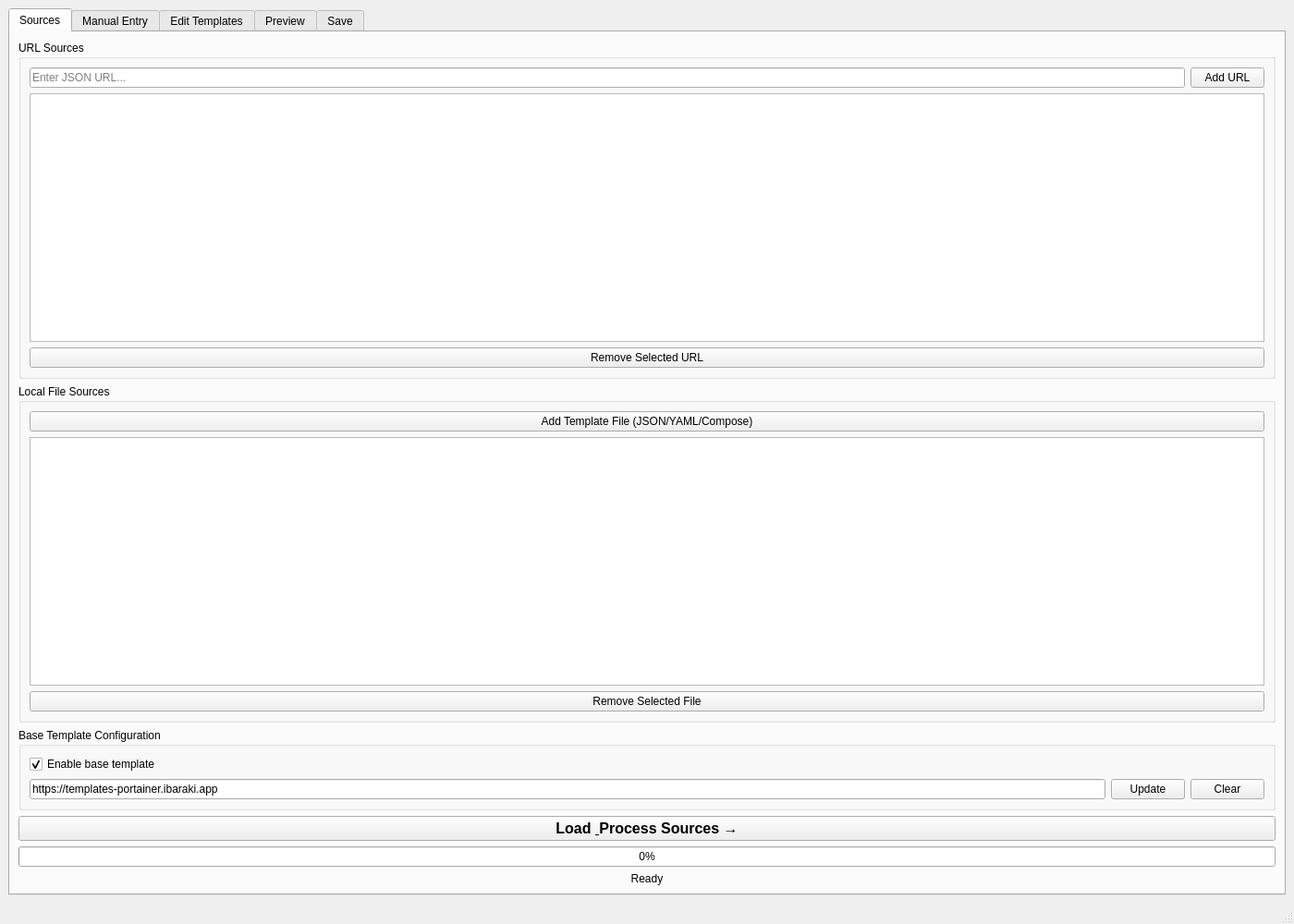
<?xml version="1.0" encoding="UTF-8"?>
<ui version="4.0">
 <class>MainWindow</class>
 <widget class="QMainWindow" name="MainWindow">
  <property name="geometry">
   <rect>
    <x>0</x>
    <y>0</y>
    <width>1400</width>
    <height>1000</height>
   </rect>
  </property>
  <property name="windowTitle">
   <string>JSON Template Combiner</string>
  </property>
  <widget class="QWidget" name="centralwidget">
   <layout class="QVBoxLayout" name="verticalLayout">
    <item>
     <widget class="QTabWidget" name="tabWidget">
      <property name="currentIndex">
       <number>0</number>
      </property>

      <!-- TAB 1: SOURCES -->
      <widget class="QWidget" name="sourcesTab">
       <attribute name="title">
        <string>Sources</string>
       </attribute>
       <layout class="QVBoxLayout" name="sourcesLayout">
        <item>
         <widget class="QGroupBox" name="urlSourcesGroup">
          <property name="title">
           <string>URL Sources</string>
          </property>
          <layout class="QVBoxLayout">
           <item>
            <layout class="QHBoxLayout">
             <item>
              <widget class="QLineEdit" name="urlLineEdit">
               <property name="placeholderText">
                <string>Enter JSON URL...</string>
               </property>
              </widget>
             </item>
             <item>
              <widget class="QPushButton" name="addUrlButton">
               <property name="text">
                <string>Add URL</string>
               </property>
              </widget>
             </item>
            </layout>
           </item>
           <item>
            <widget class="QListWidget" name="urlListWidget">
             <property name="minimumHeight">
              <number>100</number>
             </property>
            </widget>
           </item>
           <item>
            <widget class="QPushButton" name="removeUrlButton">
             <property name="text">
              <string>Remove Selected URL</string>
             </property>
            </widget>
           </item>
          </layout>
         </widget>
        </item>
        <item>
         <widget class="QGroupBox" name="fileSourcesGroup">
          <property name="title">
           <string>Local File Sources</string>
          </property>
          <layout class="QVBoxLayout">
           <item>
            <widget class="QPushButton" name="addFileButton">
             <property name="text">
              <string>Add Template File (JSON/YAML/Compose)</string>
             </property>
            </widget>
           </item>
           <item>
            <widget class="QListWidget" name="fileListWidget">
             <property name="minimumHeight">
              <number>100</number>
             </property>
            </widget>
           </item>
           <item>
            <widget class="QPushButton" name="removeFileButton">
             <property name="text">
              <string>Remove Selected File</string>
             </property>
            </widget>
           </item>
          </layout>
         </widget>
        </item>
        <item>
         <widget class="QGroupBox" name="baseTemplateGroup">
          <property name="title">
           <string>Base Template Configuration</string>
          </property>
          <layout class="QVBoxLayout">
           <item>
            <widget class="QCheckBox" name="baseTemplateEnabledCheckBox">
             <property name="text">
              <string>Enable base template</string>
             </property>
             <property name="checked">
              <bool>true</bool>
             </property>
            </widget>
           </item>
           <item>
            <layout class="QHBoxLayout">
             <item>
              <widget class="QLineEdit" name="baseTemplateUrlLineEdit">
               <property name="text">
                <string>https://templates-portainer.ibaraki.app</string>
               </property>
              </widget>
             </item>
             <item>
              <widget class="QPushButton" name="updateBaseTemplateButton">
               <property name="text">
                <string>Update</string>
               </property>
              </widget>
             </item>
             <item>
              <widget class="QPushButton" name="clearBaseTemplateButton">
               <property name="text">
                <string>Clear</string>
               </property>
              </widget>
             </item>
            </layout>
           </item>
          </layout>
         </widget>
        </item>
        <item>
         <widget class="QPushButton" name="processButton">
          <property name="text">
           <string>Load &amp; Process Sources →</string>
          </property>
          <property name="minimumHeight">
           <number>40</number>
          </property>
          <property name="font">
           <font>
            <pointsize>12</pointsize>
            <weight>75</weight>
            <bold>true</bold>
           </font>
          </property>
         </widget>
        </item>
        <item>
         <widget class="QProgressBar" name="progressBar">
          <property name="value">
           <number>0</number>
          </property>
         </widget>
        </item>
        <item>
         <widget class="QLabel" name="statusLabel">
          <property name="text">
           <string>Ready</string>
          </property>
          <property name="alignment">
           <set>Qt::AlignCenter</set>
          </property>
         </widget>
        </item>
       </layout>
      </widget>

      <!-- TAB 2: MANUAL ENTRY -->
      <widget class="QWidget" name="manualEntryTab">
       <attribute name="title">
        <string>Manual Entry</string>
       </attribute>
       <layout class="QHBoxLayout" name="manualEntryLayout">
        <item>
         <widget class="QScrollArea" name="manualEntryScrollLeft">
          <property name="widgetResizable">
           <bool>true</bool>
          </property>
          <widget class="QWidget" name="scrollAreaWidgetLeft">
           <layout class="QVBoxLayout" name="leftPanelLayout">
            <item>
             <widget class="QLabel" name="manualEntryTitle">
              <property name="text">
               <string>Create Template Manually</string>
              </property>
              <property name="font">
               <font>
                <pointsize>14</pointsize>
                <weight>75</weight>
                <bold>true</bold>
               </font>
              </property>
              <property name="alignment">
               <set>Qt::AlignCenter</set>
              </property>
             </widget>
            </item>
            <item>
             <widget class="QGroupBox" name="basicInfoGroup">
              <property name="title">
               <string>Basic Information</string>
              </property>
              <layout class="QFormLayout">
               <item row="0" column="0">
                <widget class="QLabel" name="titleLabel">
                 <property name="text">
                  <string>Title*:</string>
                 </property>
                </widget>
               </item>
               <item row="0" column="1">
                <widget class="QLineEdit" name="manualTitleLineEdit">
                 <property name="placeholderText">
                  <string>e.g., Nginx Web Server</string>
                 </property>
                </widget>
               </item>
               <item row="1" column="0">
                <widget class="QLabel" name="imageLabel">
                 <property name="text">
                  <string>Image*:</string>
                 </property>
                </widget>
               </item>
               <item row="1" column="1">
                <widget class="QLineEdit" name="manualImageLineEdit">
                 <property name="placeholderText">
                  <string>e.g., nginx:latest</string>
                 </property>
                </widget>
               </item>
               <item row="2" column="0">
                <widget class="QLabel" name="descriptionLabel">
                 <property name="text">
                  <string>Description:</string>
                 </property>
                </widget>
               </item>
               <item row="2" column="1">
                <widget class="QLineEdit" name="manualDescriptionLineEdit">
                 <property name="placeholderText">
                  <string>Brief description</string>
                 </property>
                </widget>
               </item>
               <item row="3" column="0">
                <widget class="QLabel" name="logoLabel">
                 <property name="text">
                  <string>Logo URL:</string>
                 </property>
                </widget>
               </item>
               <item row="3" column="1">
                <widget class="QLineEdit" name="manualLogoLineEdit">
                 <property name="placeholderText">
                  <string>https://example.com/logo.png</string>
                 </property>
                </widget>
               </item>
               <item row="4" column="0">
                <widget class="QLabel" name="platformLabel">
                 <property name="text">
                  <string>Platform:</string>
                 </property>
                </widget>
               </item>
               <item row="4" column="1">
                <widget class="QComboBox" name="manualPlatformComboBox">
                 <item>
                  <property name="text">
                   <string>linux</string>
                  </property>
                 </item>
                 <item>
                  <property name="text">
                   <string>windows</string>
                  </property>
                 </item>
                </widget>
               </item>
               <item row="5" column="0">
                <widget class="QLabel" name="restartLabel">
                 <property name="text">
                  <string>Restart Policy:</string>
                 </property>
                </widget>
               </item>
               <item row="5" column="1">
                <widget class="QComboBox" name="manualRestartComboBox">
                 <item>
                  <property name="text">
                   <string>unless-stopped</string>
                  </property>
                 </item>
                 <item>
                  <property name="text">
                   <string>always</string>
                  </property>
                 </item>
                 <item>
                  <property name="text">
                   <string>no</string>
                  </property>
                 </item>
                 <item>
                  <property name="text">
                   <string>on-failure</string>
                  </property>
                 </item>
                </widget>
               </item>
               <item row="6" column="0">
                <widget class="QLabel" name="noteLabel">
                 <property name="text">
                  <string>Note:</string>
                 </property>
                </widget>
               </item>
               <item row="6" column="1">
                <widget class="QTextEdit" name="manualNoteTextEdit">
                 <property name="minimumHeight">
                  <number>150</number>
                 </property>
                 <property name="placeholderText">
                  <string>Enter additional information...</string>
                 </property>
                </widget>
               </item>
               <item row="7" column="1">
                <widget class="QCheckBox" name="manualAdminOnlyCheckBox">
                 <property name="text">
                  <string>Administrator Only</string>
                 </property>
                </widget>
               </item>
              </layout>
             </widget>
            </item>
            <item>
             <layout class="QHBoxLayout">
              <item>
               <widget class="QPushButton" name="clearFormButton">
                <property name="text">
                 <string>Clear Form</string>
                </property>
               </widget>
              </item>
              <item>
               <widget class="QPushButton" name="addManualTemplateButton">
                <property name="text">
                 <string>Add Template</string>
                </property>
                <property name="font">
                 <font>
                  <weight>75</weight>
                  <bold>true</bold>
                 </font>
                </property>
               </widget>
              </item>
             </layout>
            </item>
            <item>
             <spacer>
              <property name="orientation">
               <enum>Qt::Vertical</enum>
              </property>
             </spacer>
            </item>
           </layout>
          </widget>
         </widget>
        </item>
        <item>
         <widget class="QScrollArea" name="manualEntryScrollRight">
          <property name="widgetResizable">
           <bool>true</bool>
          </property>
          <widget class="QWidget" name="scrollAreaWidgetRight">
           <layout class="QVBoxLayout" name="rightPanelLayout">
            <!-- Categories -->
            <item>
             <widget class="QGroupBox" name="categoriesGroup">
              <property name="title">
               <string>Categories</string>
              </property>
              <layout class="QVBoxLayout">
               <item>
                <layout class="QHBoxLayout">
                 <item>
                  <widget class="QComboBox" name="manualCategoryComboBox">
                   <property name="editable">
                    <bool>true</bool>
                   </property>
                   <item><property name="text"><string>Select...</string></property></item>
                   <item><property name="text"><string>webserver</string></property></item>
                   <item><property name="text"><string>database</string></property></item>
                   <item><property name="text"><string>media</string></property></item>
                   <item><property name="text"><string>networking</string></property></item>
                   <item><property name="text"><string>tools</string></property></item>
                  </widget>
                 </item>
                 <item>
                  <widget class="QPushButton" name="addCategoryButton">
                   <property name="text">
                    <string>Add</string>
                   </property>
                  </widget>
                 </item>
                 <item>
                  <widget class="QPushButton" name="refreshCategoriesButton">
                   <property name="text">
                    <string>🔄</string>
                   </property>
                   <property name="maximumWidth">
                    <number>30</number>
                   </property>
                  </widget>
                 </item>
                </layout>
               </item>
               <item>
                <widget class="QListWidget" name="categoriesListWidget">
                 <property name="maximumHeight">
                  <number>80</number>
                 </property>
                </widget>
               </item>
               <item>
                <layout class="QHBoxLayout">
                 <item>
                  <widget class="QPushButton" name="editCategoryButton">
                   <property name="text">
                    <string>Edit</string>
                   </property>
                  </widget>
                 </item>
                 <item>
                  <widget class="QPushButton" name="removeCategoryButton">
                   <property name="text">
                    <string>Remove</string>
                   </property>
                  </widget>
                 </item>
                </layout>
               </item>
              </layout>
             </widget>
            </item>
            <!-- Environment Variables -->
            <item>
             <widget class="QGroupBox" name="envVarsGroup">
              <property name="title">
               <string>Environment Variables</string>
              </property>
              <layout class="QVBoxLayout">
               <item>
                <layout class="QHBoxLayout">
                 <item>
                  <widget class="QLabel" name="envNameLabel">
                   <property name="text">
                    <string>Name:</string>
                   </property>
                  </widget>
                 </item>
                 <item>
                  <widget class="QLineEdit" name="manualEnvNameLineEdit">
                   <property name="placeholderText">
                    <string>VAR_NAME</string>
                   </property>
                  </widget>
                 </item>
                 <item>
                  <widget class="QLabel" name="envValueLabel">
                   <property name="text">
                    <string>Value:</string>
                   </property>
                  </widget>
                 </item>
                 <item>
                  <widget class="QLineEdit" name="manualEnvValueLineEdit">
                   <property name="placeholderText">
                    <string>default_value</string>
                   </property>
                  </widget>
                 </item>
                 <item>
                  <widget class="QPushButton" name="addEnvButton">
                   <property name="text">
                    <string>Add</string>
                   </property>
                  </widget>
                 </item>
                </layout>
               </item>
               <item>
                <widget class="QListWidget" name="envListWidget">
                 <property name="maximumHeight">
                  <number>100</number>
                 </property>
                </widget>
               </item>
               <item>
                <layout class="QHBoxLayout">
                 <item>
                  <widget class="QPushButton" name="editEnvButton">
                   <property name="text">
                    <string>Edit</string>
                   </property>
                  </widget>
                 </item>
                 <item>
                  <widget class="QPushButton" name="removeEnvButton">
                   <property name="text">
                    <string>Remove</string>
                   </property>
                  </widget>
                 </item>
                </layout>
               </item>
              </layout>
             </widget>
            </item>
            <!-- Ports -->
            <item>
             <widget class="QGroupBox" name="portsGroup">
              <property name="title">
               <string>Ports</string>
              </property>
              <layout class="QVBoxLayout">
               <item>
                <layout class="QHBoxLayout">
                 <item>
                  <widget class="QLabel" name="portLabelLabel">
                   <property name="text">
                    <string>Label:</string>
                   </property>
                  </widget>
                 </item>
                 <item>
                  <widget class="QLineEdit" name="manualPortLabelLineEdit">
                   <property name="text">
                    <string>WebUI</string>
                   </property>
                  </widget>
                 </item>
                 <item>
                  <widget class="QLabel" name="portNumberLabel">
                   <property name="text">
                    <string>Port:</string>
                   </property>
                  </widget>
                 </item>
                 <item>
                  <widget class="QLineEdit" name="manualPortNumberLineEdit">
                   <property name="text">
                    <string>80/tcp</string>
                   </property>
                  </widget>
                 </item>
                 <item>
                  <widget class="QPushButton" name="addPortButton">
                   <property name="text">
                    <string>Add</string>
                   </property>
                  </widget>
                 </item>
                </layout>
               </item>
               <item>
                <widget class="QListWidget" name="portsListWidget">
                 <property name="maximumHeight">
                  <number>80</number>
                 </property>
                </widget>
               </item>
               <item>
                <layout class="QHBoxLayout">
                 <item>
                  <widget class="QPushButton" name="editPortButton">
                   <property name="text">
                    <string>Edit</string>
                   </property>
                  </widget>
                 </item>
                 <item>
                  <widget class="QPushButton" name="removePortButton">
                   <property name="text">
                    <string>Remove</string>
                   </property>
                  </widget>
                 </item>
                </layout>
               </item>
              </layout>
             </widget>
            </item>
            <!-- Volumes -->
            <item>
             <widget class="QGroupBox" name="volumesGroup">
              <property name="title">
               <string>Volumes</string>
              </property>
              <layout class="QVBoxLayout">
               <item>
                <layout class="QHBoxLayout">
                 <item>
                  <widget class="QLabel" name="volumeContainerLabel">
                   <property name="text">
                    <string>Container:</string>
                   </property>
                  </widget>
                 </item>
                 <item>
                  <widget class="QLineEdit" name="manualVolumeContainerLineEdit">
                   <property name="placeholderText">
                    <string>/path/in/container</string>
                   </property>
                  </widget>
                 </item>
                 <item>
                  <widget class="QLabel" name="volumeBindLabel">
                   <property name="text">
                    <string>Bind:</string>
                   </property>
                  </widget>
                 </item>
                 <item>
                  <widget class="QLineEdit" name="manualVolumeBindLineEdit">
                   <property name="placeholderText">
                    <string>/host/path</string>
                   </property>
                  </widget>
                 </item>
                 <item>
                  <widget class="QPushButton" name="addVolumeButton">
                   <property name="text">
                    <string>Add</string>
                   </property>
                  </widget>
                 </item>
                </layout>
               </item>
               <item>
                <widget class="QListWidget" name="volumesListWidget">
                 <property name="maximumHeight">
                  <number>80</number>
                 </property>
                </widget>
               </item>
               <item>
                <layout class="QHBoxLayout">
                 <item>
                  <widget class="QPushButton" name="editVolumeButton">
                   <property name="text">
                    <string>Edit</string>
                   </property>
                  </widget>
                 </item>
                 <item>
                  <widget class="QPushButton" name="removeVolumeButton">
                   <property name="text">
                    <string>Remove</string>
                   </property>
                  </widget>
                 </item>
                </layout>
               </item>
              </layout>
             </widget>
            </item>
            <item>
             <spacer>
              <property name="orientation">
               <enum>Qt::Vertical</enum>
              </property>
             </spacer>
            </item>
           </layout>
          </widget>
         </widget>
        </item>
       </layout>
      </widget>

      <!-- TAB 3: EDIT TEMPLATES -->
      <widget class="QWidget" name="editTemplatesTab">
       <attribute name="title">
        <string>Edit Templates</string>
       </attribute>
       <layout class="QVBoxLayout" name="editTemplatesLayout">
        <item>
         <widget class="QLabel" name="editTemplatesTitle">
          <property name="text">
           <string>Edit Individual Templates</string>
          </property>
          <property name="font">
           <font>
            <pointsize>14</pointsize>
            <weight>75</weight>
            <bold>true</bold>
           </font>
          </property>
          <property name="alignment">
           <set>Qt::AlignCenter</set>
          </property>
         </widget>
        </item>
        <item>
         <widget class="QLabel" name="editTemplatesSubtitle">
          <property name="text">
           <string>Select templates from loaded sources to edit. Changes will be saved as new manual templates.</string>
          </property>
          <property name="alignment">
           <set>Qt::AlignCenter</set>
          </property>
         </widget>
        </item>
        <item>
         <layout class="QHBoxLayout">
          <item>
           <widget class="QLabel" name="filterLabel">
            <property name="text">
             <string>Filter:</string>
            </property>
           </widget>
          </item>
          <item>
           <widget class="QLineEdit" name="editFilterLineEdit">
            <property name="placeholderText">
             <string>Search templates by title or image...</string>
            </property>
           </widget>
          </item>
          <item>
           <widget class="QPushButton" name="refreshEditListButton">
            <property name="text">
             <string>Refresh List</string>
            </property>
           </widget>
          </item>
         </layout>
        </item>
        <item>
         <layout class="QHBoxLayout">
          <item>
           <widget class="QLabel" name="sourceFilterLabel">
            <property name="text">
             <string>Source:</string>
            </property>
           </widget>
          </item>
          <item>
           <widget class="QComboBox" name="sourceFilterComboBox">
            <item>
             <property name="text">
              <string>All Sources</string>
             </property>
            </item>
           </widget>
          </item>
          <item>
           <spacer>
            <property name="orientation">
             <enum>Qt::Horizontal</enum>
            </property>
           </spacer>
          </item>
         </layout>
        </item>
        <item>
         <widget class="QListWidget" name="editTemplatesListWidget">
          <property name="minimumHeight">
           <number>300</number>
          </property>
         </widget>
        </item>
        <item>
         <layout class="QHBoxLayout">
          <item>
           <widget class="QPushButton" name="editSelectedTemplateButton">
            <property name="text">
             <string>Edit Selected Template</string>
            </property>
            <property name="font">
             <font>
              <weight>75</weight>
              <bold>true</bold>
             </font>
            </property>
           </widget>
          </item>
          <item>
           <widget class="QPushButton" name="cloneTemplateButton">
            <property name="text">
             <string>Clone Template</string>
            </property>
           </widget>
          </item>
          <item>
           <widget class="QPushButton" name="viewJsonButton">
            <property name="text">
             <string>View JSON</string>
            </property>
           </widget>
          </item>
         </layout>
        </item>
       </layout>
      </widget>

      <!-- TAB 4: PREVIEW -->
      <widget class="QWidget" name="previewTab">
       <attribute name="title">
        <string>Preview</string>
       </attribute>
       <layout class="QVBoxLayout" name="previewLayout">
        <item>
         <widget class="QGroupBox" name="summaryGroup">
          <property name="title">
           <string>Processing Summary</string>
          </property>
          <layout class="QVBoxLayout">
           <item>
            <widget class="QTextEdit" name="summaryTextEdit">
             <property name="minimumHeight">
              <number>150</number>
             </property>
             <property name="maximumHeight">
              <number>200</number>
             </property>
             <property name="readOnly">
              <bool>true</bool>
             </property>
            </widget>
           </item>
          </layout>
         </widget>
        </item>
        <item>
         <widget class="QPushButton" name="generateButton">
          <property name="text">
           <string>Generate Final Template →</string>
          </property>
          <property name="minimumHeight">
           <number>40</number>
          </property>
          <property name="font">
           <font>
            <pointsize>12</pointsize>
            <weight>75</weight>
            <bold>true</bold>
           </font>
          </property>
         </widget>
        </item>
        <item>
         <widget class="QGroupBox" name="previewGroup">
          <property name="title">
           <string>Generated Template Preview</string>
          </property>
          <layout class="QVBoxLayout">
           <item>
            <widget class="QTextEdit" name="previewTextEdit">
             <property name="readOnly">
              <bool>true</bool>
             </property>
             <property name="font">
              <font>
               <family>Monospace</family>
              </font>
             </property>
            </widget>
           </item>
          </layout>
         </widget>
        </item>
       </layout>
      </widget>

      <!-- TAB 5: SAVE -->
      <widget class="QWidget" name="saveTab">
       <attribute name="title">
        <string>Save</string>
       </attribute>
       <layout class="QVBoxLayout" name="saveLayout">
        <item>
         <spacer>
          <property name="orientation">
           <enum>Qt::Vertical</enum>
          </property>
         </spacer>
        </item>
        <item>
         <widget class="QGroupBox" name="saveLocationGroup">
          <property name="title">
           <string>Save Location</string>
          </property>
          <layout class="QVBoxLayout">
           <item>
            <layout class="QHBoxLayout">
             <item>
              <widget class="QLineEdit" name="savePathLineEdit">
               <property name="text">
                <string>templates.json</string>
               </property>
              </widget>
             </item>
             <item>
              <widget class="QPushButton" name="browseButton">
               <property name="text">
                <string>Browse</string>
               </property>
              </widget>
             </item>
            </layout>
           </item>
          </layout>
         </widget>
        </item>
        <item>
         <widget class="QPushButton" name="saveButton">
          <property name="text">
           <string>Save Template File</string>
          </property>
          <property name="minimumHeight">
           <number>40</number>
          </property>
          <property name="font">
           <font>
            <pointsize>12</pointsize>
            <weight>75</weight>
            <bold>true</bold>
           </font>
          </property>
         </widget>
        </item>
        <item>
         <widget class="QLabel" name="saveStatusLabel">
          <property name="text">
           <string/>
          </property>
          <property name="alignment">
           <set>Qt::AlignCenter</set>
          </property>
          <property name="wordWrap">
           <bool>true</bool>
          </property>
         </widget>
        </item>
        <item>
         <spacer>
          <property name="orientation">
           <enum>Qt::Vertical</enum>
          </property>
         </spacer>
        </item>
       </layout>
      </widget>
     </widget>
    </item>
   </layout>
  </widget>
  <widget class="QMenuBar" name="menubar">
   <property name="geometry">
    <rect>
     <x>0</x>
     <y>0</y>
     <width>1400</width>
     <height>22</height>
    </rect>
   </property>
  </widget>
  <widget class="QStatusBar" name="statusbar"/>
 </widget>
 <resources/>
 <connections/>
</ui>
